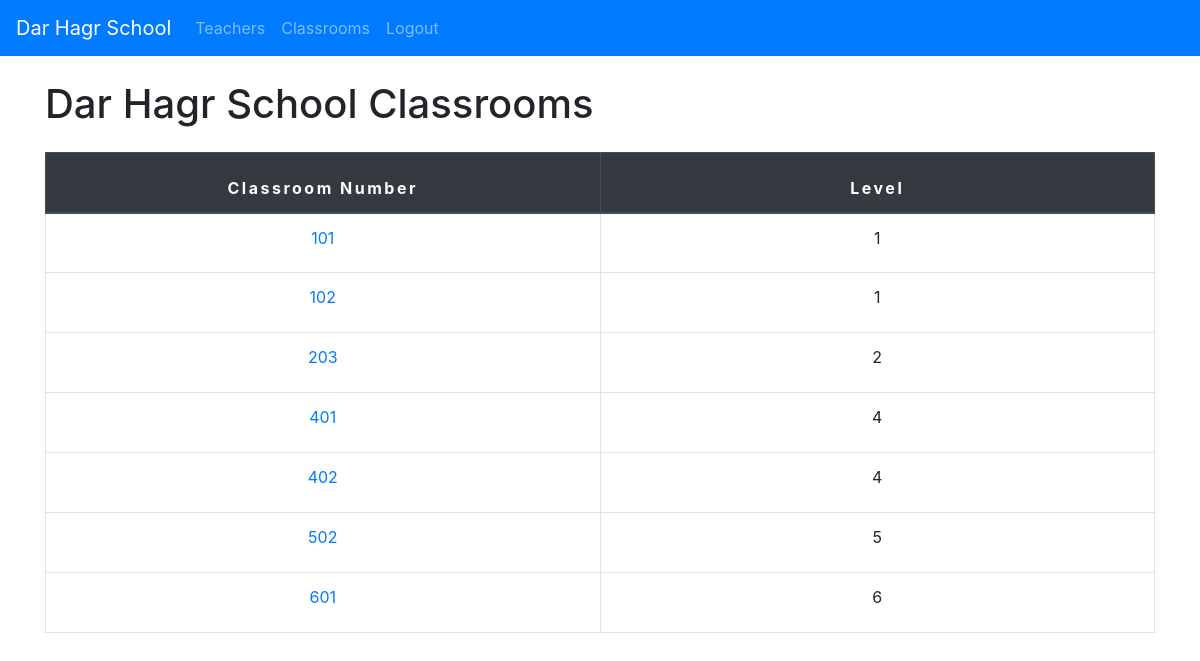
/school/classrooms/ (signed in), run on the app's committed database.
### school/models.py (models this page shows, shortened)
class Classroom(models.Model):
    class_number = models.IntegerField(unique=True)
    levels = [
        ('1','1'),
        ('2','2'),
        ('3','3'),
        ('4','4'),
        ('5','5'),
        ('6','6'),
    ]
    level = models.TextField(max_length=2,choices=levels)
    class Meta:
        ordering = ['class_number']
        permissions = (('can_see_classrooms','Can see Classrooms'),)

### school/views.py (the view)
# urls.py: path('classrooms/',views.ClassroomsListView.as_view(),name='classrooms'),
class ClassroomsListView(ListView):
    model = Classroom
    context_object_name = 'classrooms'

### school/templates/school/classroom_list.html (shortened to what this page needs)
{%extends 'school/base.html' %}
{%load static%}
{% block head %}
<link rel="stylesheet" href="{% static 'css/classrooms.css' %}">
{% endblock %}
{%block body%}
{% if user.is_staff %}
{% if classrooms %}
  <div class="classrooms mt-4">
      <div class="container ">
          <h1 class="mb-4">Dar Hagr School Classrooms</h1>
      <table class="table table-bordered table-hover">
          <thead class="thead-dark">
            <tr>
              <th class='letter' scope="col">Classroom Number</th>
              <th class='letter' scope="col">Level</th>
            </tr>
          </thead>
          <tbody>
  {%for classroom in classrooms %}
  <tr>
      <td><a href="{% url 'school:classroom_detail' pk=classroom.pk %}">{{classroom.class_number}}</a></td>
      <td>{{classroom.level}}</td>
    </tr>
  {%endfor%}
          </tbody>
        </table>
  </div>
  </div>
  {%else%}
  <div class="container mt-4">
      No classrooms yet.
  </div>
  {%endif%}
{%endif%}
{%endblock%}

### school/static/css/style.css (style rules this page uses)
* { box-sizing: border-box }

### school/static/css/classrooms.css (style rules this page uses)
th { width: 150px; }
tr { height: 60px; text-align: center; }
.letter { letter-spacing: 2.5px; }

### data on the page
Classroom: class_number "101", level "1"
Classroom: class_number "102", level "1"
Classroom: class_number "203", level "2"
Classroom: class_number "401", level "4"
Classroom: class_number "402", level "4"
Classroom: class_number "502", level "5"
Classroom: class_number "601", level "6"
